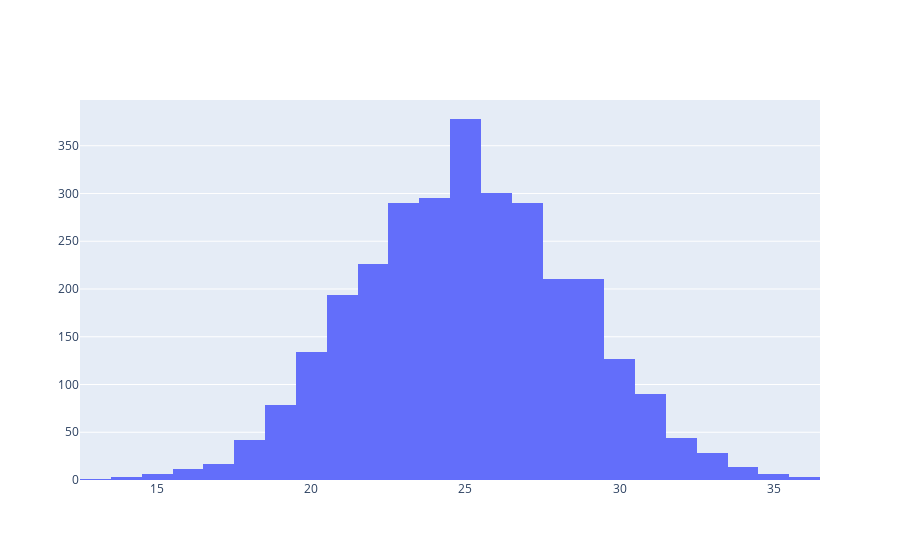

Notebook cell for this chart:
### Markdown cell above
See that the histogram has bell shape and most part of data is around the mean 25 Heads.

### Code cell
import plotly.graph_objects as go
fig = go.Figure()
fig.add_trace(go.Histogram(x=heads))
fig.show()

### Figure 1 — Plotly figure (JSON) as saved in the notebook; plotly's stock layout.template omitted (floating-point values rounded to 4 significant figures; data arrays with more than 128 entries replaced by an {"elided": "..."} marker saying what was removed)
{"data": [{"type": "histogram", "x": {"elided": "3000 int values"}}], "layout": {}}
